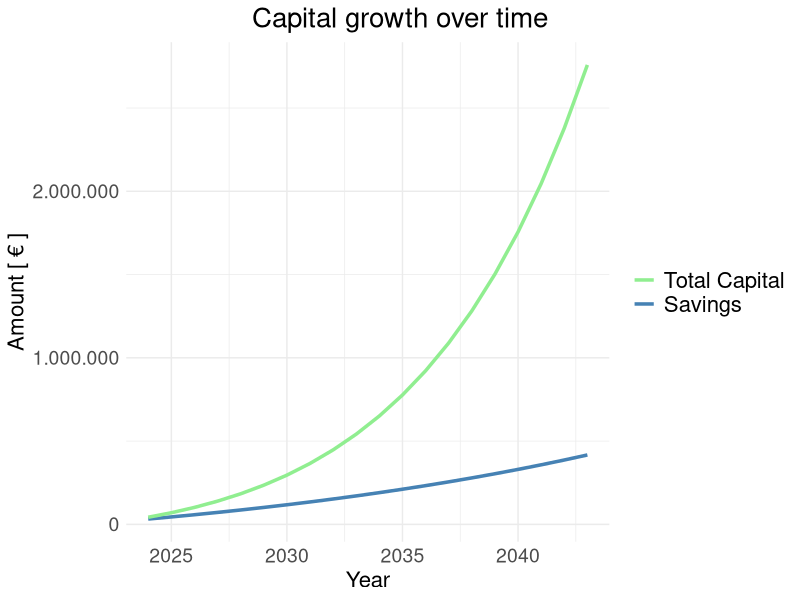
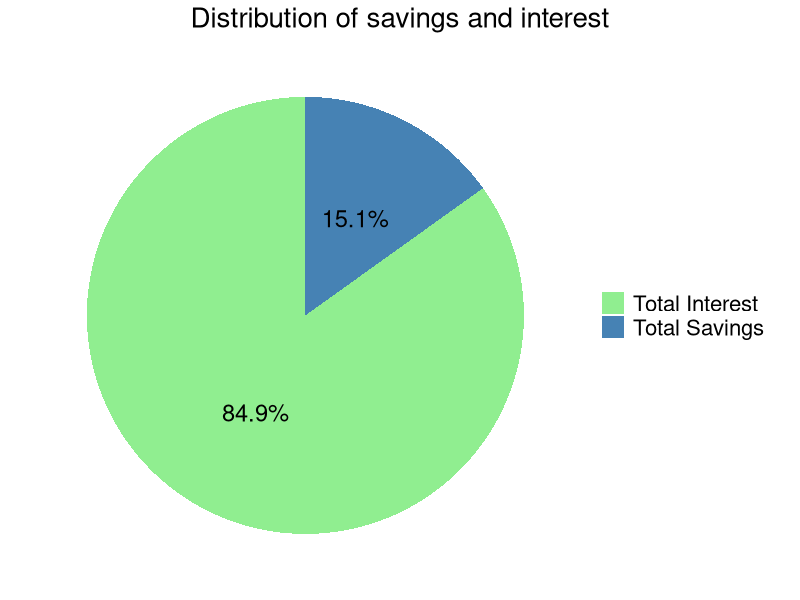
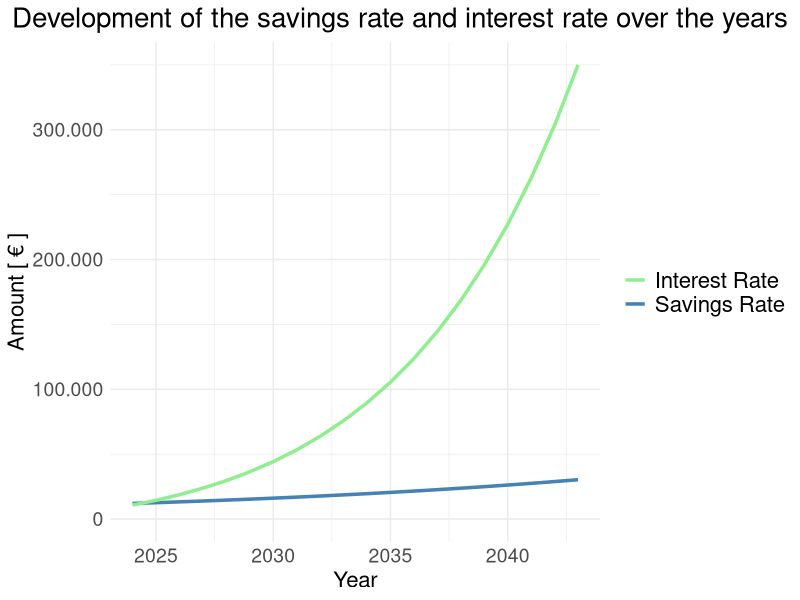
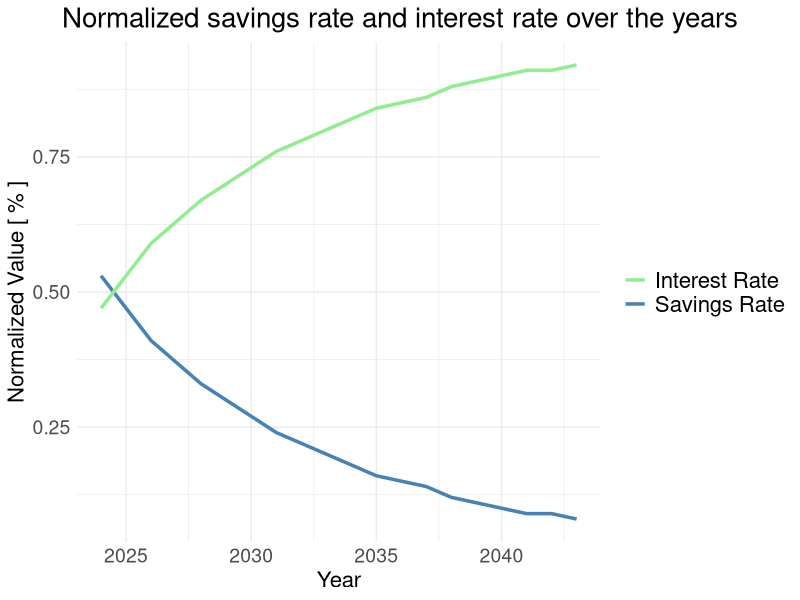
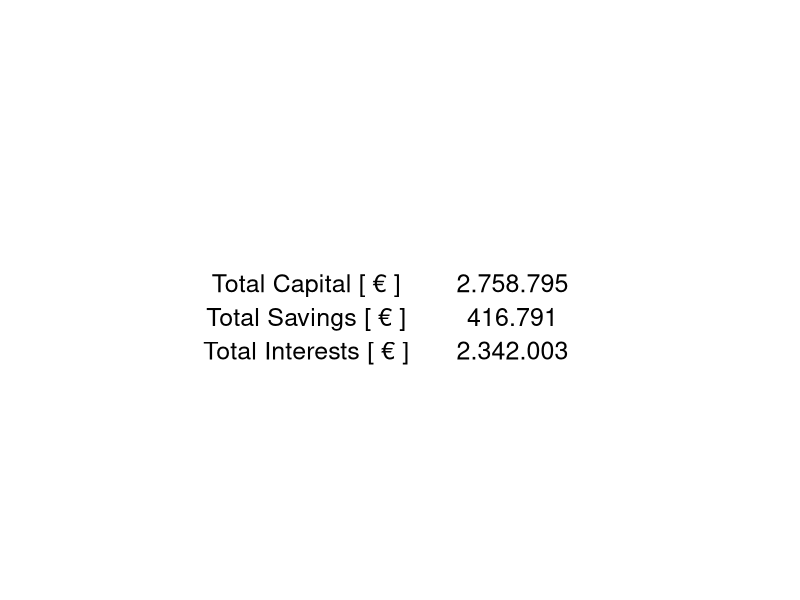
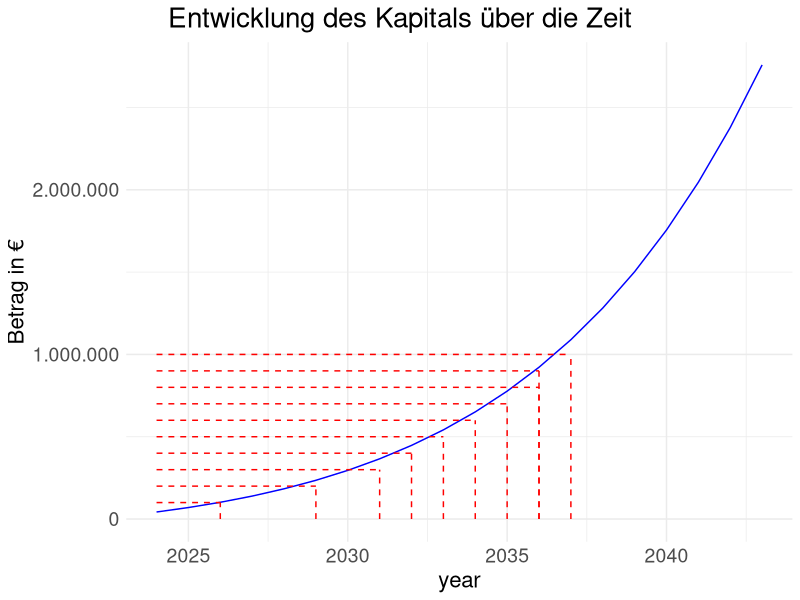

Write R code to recreate these figures, in order.
# Load libraries
library(dplyr)
library(ggplot2)
library(gridExtra)
library(lubridate)
library(tibble)

# Input parameters
start_date <- ymd("2024-01-01")
initial_capital <- 20000
savings_rate <- 1000
savings_intervall <- "monthly"  # oder "yearly"
adjustment_rate <- 0.05  # 5% als Dezimalzahl
interest_rate <- 0.125  # 3% als Dezimalzahl
investment_period <- 20  # in yearen
savings_suspension <- NA  # Optionaler Wert
target_value <- NA  # Optionaler Wert

# Create table
results <- tibble(
  year = year(start_date) + 0:(investment_period - 1),
  capital_start = NA_real_,
  savings_anount = NA_real_,
  interest = NA_real_,
  accumulated_capital = NA_real_,
  growth = NA_real_,
  savings_anount_normalized = NA_real_,
  interest_normalized = NA_real_,
  capital_end = NA_real_
)

accumulated_savings_anount <- 0

for (i in 1:investment_period) {
  if (i == 1) {
    capital_start <- initial_capital
  } else {
    capital_start <- results$capital_end[i - 1]
  }
  
  if (!is.na(savings_suspension) && i > savings_suspension && savings_suspension < investment_period) {
    savings_anount <- 0
  } else {
    if (savings_intervall == "monthly") {
      savings_anount <- savings_rate * (1 + adjustment_rate)^(i - 1) * 12
    } else {
      savings_anount <- savings_rate * (1 + adjustment_rate)^(i - 1)
    }
  }
  
  if (savings_intervall == "monthly") {
    monthlyer_interest_rate <- interest_rate / 12
    interest <- sum(sapply(1:12, function(m) (capital_start + (m - 1) * savings_anount * (1 + adjustment_rate)^(i - 1)) * monthlyer_interest_rate))
  } else {
    interest <- capital_start * interest_rate
  }
  
  accumulated_savings_anount <- accumulated_savings_anount + savings_anount
  accumulated_capital <- initial_capital + accumulated_savings_anount
  growth <- savings_anount + interest
  savings_anount_normalized <- savings_anount / growth
  interest_normalized <- interest / growth
  capital_end <- capital_start + growth
  
  results$capital_start[i] <- round(capital_start, 2)
  results$savings_anount[i] <- round(savings_anount, 2)
  results$interest[i] <- round(interest, 2)
  results$accumulated_capital[i] <- round(accumulated_capital, 2)
  results$growth[i] <- round(growth, 2)
  results$savings_anount_normalized[i] <- round(savings_anount_normalized, 2)
  results$interest_normalized[i] <- round(interest_normalized, 2)
  results$capital_end[i] <- round(capital_end, 2)
}

# Summenzeile hinzufügen, TO DO: Vergleich Results und complete data
complete_data <- results
complete_data <- rbind(complete_data, c('Sum', NA, round(sum(complete_data$savings_anount), 2), round(sum(complete_data$interest), 2), NA, NA, NA, NA, round(complete_data$capital_end[investment_period], 2)))
#results <- rbind(results, c(NA, NA, round(sum(results$savings_anount), 2), round(sum(results$interest), 2), NA, NA, NA, NA, round(results$capital_end[investment_period], 2)))

# Diagramm erstellen
ggplot(results, aes(x = year)) +
  geom_line(aes(y = accumulated_capital, color = "Savings"), size = 1.2) +
  geom_line(aes(y = capital_end, color = "Total Capital"), size = 1.2) +
  labs(title = "Capital growth over time", x = "Year", y = "Amount [ € ]") +
  scale_y_continuous(labels = scales::comma_format(big.mark = ".", decimal.mark = ",")) +
  scale_color_manual(values = c("Savings" = "steelblue", "Total Capital" = "lightgreen"),
                     breaks = c("Total Capital", "Savings")) + # Reihenfolge in der Legende ändern
  guides(color = guide_legend(title = NULL)) +
  theme_minimal() +
  theme(
    plot.title = element_text(size = 20, hjust = 0.5),
    plot.title.position = "plot",
    legend.text = element_text(size = 16),
    axis.text = element_text(size = 14), # Größe der Achsenbeschriftung ändern
    axis.title = element_text(size = 16)  # Größe des Achsentitels ändern
  )

# Daten für den Pie-Chart berechnen
total_savings_anount <- sum(results$savings_anount) + initial_capital
total_interest <- sum(results$interest)
total_capital <- total_savings_anount + total_interest

# Daten für den Pie-Chart erstellen
pie_data <- data.frame(
  Kategorie = c("Total Savings", "Total Interest"),
  Wert = c(total_savings_anount, total_interest)
)

ggplot(pie_data, aes(x = "", y = Wert, fill = Kategorie)) +
  geom_bar(width = 1, stat = "identity") +
  coord_polar("y", start = 0) +
  geom_text(aes(label = paste0(round(Wert / total_capital * 100, 1), "%")), 
            position = position_stack(vjust = 0.5), size = 6) +
  labs(title = "Distribution of savings and interest") +
  scale_fill_manual(values = c("Total Interest" = "lightgreen", "Total Savings" = "steelblue")) +
  theme_minimal() +
  theme(
    axis.title.x = element_blank(),
    axis.title.y = element_blank(),
    axis.text.x = element_blank(),
    axis.text.y = element_blank(),
    axis.ticks = element_blank(),
    panel.grid = element_blank(),
    panel.border = element_blank(),
    plot.title = element_text(size = 20, hjust = 0.5),
    plot.title.position = "plot",
    legend.title = element_blank(),
    legend.text = element_text(size = 16)
  )

# Diagramm erstellen
# Höchsten Werte für savings_anount und interest ermitteln
max_savings_anount <- max(results$savings_anount, na.rm = TRUE)
max_interest <- max(results$interest, na.rm = TRUE)
y_max <- max(max_savings_anount, max_interest)

# Diagramm erstellen
ggplot(results, aes(x = year)) +
  geom_line(aes(y = savings_anount, color = "Savings Rate"), size = 1.2) +
  geom_line(aes(y = interest, color = "Interest Rate"), size = 1.2) +
  labs(
    title = "Development of the savings rate and interest rate over the years",
    x = "Year",
    y = "Amount [ € ]"
  ) +
  scale_color_manual(values = c("Savings Rate" = "steelblue", "Interest Rate" = "lightgreen")) +
  scale_y_continuous(limits = c(0, y_max), labels = scales::comma_format(big.mark = ".", decimal.mark = ",")) +
  theme_minimal() +
  theme(
    plot.title = element_text(size = 20, hjust = 0.5),
    plot.title.position = "plot",
    legend.text = element_text(size = 16),
    legend.title = element_blank(),  # Titel der Legende ausblenden
    axis.text = element_text(size = 14), # Größe der Achsenbeschriftung ändern
    axis.title = element_text(size = 16)  # Größe des Achsentitels ändern
  )

# Diagramm erstellen
ggplot(results, aes(x = year)) +
  geom_line(aes(y = savings_anount_normalized, color = "Savings Rate"), size = 1.2) +
  geom_line(aes(y = interest_normalized, color = "Interest Rate"), size = 1.2) +
  labs(
    title = "Normalized savings rate and interest rate over the years",
    x = "Year",
    y = "Normalized Value [ % ]"
  ) +
  scale_color_manual(values = c("Savings Rate" = "steelblue", "Interest Rate" = "lightgreen")) +
  theme_minimal() +
  theme(
    plot.title = element_text(size = 20, hjust = 0.5),
    plot.title.position = "plot",
    legend.text = element_text(size = 16),
    legend.title = element_blank(),  # Titel der Legende ausblenden
    axis.text = element_text(size = 14), # Größe der Achsenbeschriftung ändern
    axis.title = element_text(size = 16)  # Größe des Achsentitels ändern
  )

table_render <- complete_data %>%
  select(year, capital_start, savings_anount, interest, capital_end) %>%
  mutate(
    `Capital Beginning of the Year [€]` = format(as.numeric(capital_start), nsmall = 2, big.mark = '.', decimal.mark = ','),
    `Savings Amount per Year [€]` = format(as.numeric(savings_anount), nsmall = 2, big.mark = '.', decimal.mark = ','),
    `Generated Interest per Year [€]` = format(as.numeric(interest), nsmall = 2, big.mark = '.', decimal.mark = ','),
    `Capital at the end of the Year [€]` = format(as.numeric(capital_end), nsmall = 2, big.mark = '.', decimal.mark = ',')
  ) %>%
  select(year, `Capital Beginning of the Year [€]`, `Savings Amount per Year [€]`, `Generated Interest per Year [€]`, `Capital at the end of the Year [€]`)

# Umbenennung der Spalten
colnames(table_render) <- c("Year", "Capital Beginning of the Year [€]", "Savings Amount per Year [€]", "Generated Interest per Year [€]", "Capital at the end of the Year [€]")

table_render



# Daten für die Tabelle erstellen, TO DO: Tabelle optimieren
table_data <- data.frame(
  Category_gssgsd = c("Total Capital [ € ]", "Total Savings [ € ]", "Total Interests [ € ]"),
  Value_gffgdgd = c(format(round(total_capital), big.mark = ".", decimal.mark = ",", scientific = FALSE),
                    format(round(total_savings_anount), big.mark = ".", decimal.mark = ",", scientific = FALSE),
                    format(round(total_interest), big.mark = ".", decimal.mark = ",", scientific = FALSE))
)

# Tabelle erstellen
table_grob <- tableGrob(table_data, 
                        rows = NULL, 
                        theme = ttheme_minimal(
                          base_size = 18, # Größe des Textes ändern
                          core = list(just = c("left", "right")), # Textausrichtung für beide Spalten
                          colhead = list(fg_params = list(col = "transparent")) # Überschriften ausblenden
                        ))

# Tabelle anzeigen
grid.arrange(table_grob)

# Diagramm erstellen
# Bestimmen Sie die yeare, in denen die Linie capital_end die Schwellenwerte erreicht
thresholds <- seq(100000, 1000000, by = 100000)
years_at_threshold <- numeric(length(thresholds))

for (i in 1:length(thresholds)) {
  years_at_threshold[i] <- min(results$year[results$capital_end >= thresholds[i]], na.rm = TRUE)
}

# Erstellen Sie ein Dataframe für die Segmente
segment_data <- data.frame(
  x = rep(min(results$year), length(thresholds)),
  xend = years_at_threshold,
  y = thresholds,
  yend = thresholds
)

# Diagramm erstellen, TO DO: fertigstellen
ggplot(results, aes(x = year, y = capital_end)) +
  geom_line(color = "blue") +
  geom_segment(data = segment_data, aes(x = x, xend = xend, y = y, yend = yend), linetype = "dashed", color = "red") +
  geom_segment(data = segment_data, aes(x = xend, xend = xend, y = 0, yend = y), linetype = "dashed", color = "red") +
  labs(title = "Entwicklung des Kapitals über die Zeit", x = "year", y = "Betrag in €") +
  scale_y_continuous(labels = scales::comma_format(big.mark = ".", decimal.mark = ",")) +
  theme_minimal() +
  theme(
    plot.title = element_text(size = 20, hjust = 0.5),
    plot.title.position = "plot",
    legend.text = element_text(size = 16),
    axis.text = element_text(size = 14), # Größe der Achsenbeschriftung ändern
    axis.title = element_text(size = 16)  # Größe des Achsentitels ändern
  )

